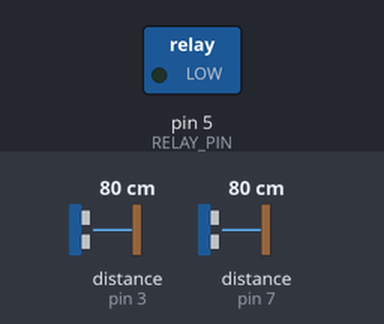
This sketch was run on a simulated Arduino Uno, built with avr-gcc and run on an emulated ATmega328P. Shown: switched loads named in the sketch (green lamp = pin HIGH). Wiring (inferred from the names in the program): 2 × ultrasonic range finder: trigger pin 2, echo pin 3 / trigger pin 6, echo pin 7. Inputs (shaded band) come from the test bench; at power-on: distance to the obstacle (sensors on pin 3, pin 7) 80 cm. The echo pulse lasts 58.3 µs per cm; pins used as bus, display or sensor lines are not drawn; what the sketch prints to the serial monitor is not drawn.

Above: at 0.15 s.
Timing chart, 0 to 7.0 s (numbered marks = the images above):
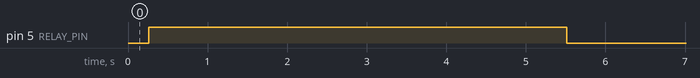

Measured:
- by itself, pin 5 (RELAY_PIN): LOW → HIGH at 0.26 s, → LOW 5.3 s later

The sketch:

neon_uno_firmware.ino
```cpp
const int TRIG_PIN1 = 2;
const int ECHO_PIN1 = 3;
const int TRIG_PIN2 = 6;
const int ECHO_PIN2 = 7;
const int RELAY_PIN = 5;

unsigned long previousTime = 0;
const long interval = 250; // 0.52 seconds
long previousDistance1 = 0, previousDistance2 = 0;
const long distanceChangeThreshold = 10; // Change threshold in cm
unsigned long lightOffStartTime = 0;
const long lightOffDelay = 5000; // 5 seconds delay
bool lightOn = false;

void setup() {
  pinMode(TRIG_PIN1, OUTPUT);
  pinMode(ECHO_PIN1, INPUT);
  pinMode(TRIG_PIN2, OUTPUT);
  pinMode(ECHO_PIN2, INPUT);
  pinMode(RELAY_PIN, OUTPUT);

  digitalWrite(RELAY_PIN, LOW); // Start with the relay off
  Serial.begin(9600);
}

long measureDistance(int triggerPin, int echoPin) {
  digitalWrite(triggerPin, LOW);
  delayMicroseconds(2);
  digitalWrite(triggerPin, HIGH);
  delayMicroseconds(10);
  digitalWrite(triggerPin, LOW);
  long duration = pulseIn(echoPin, HIGH);
  return duration * 0.034 / 2;
}

void loop() {
  unsigned long currentTime = millis();

  if (currentTime - previousTime >= interval) {
    long distance1 = measureDistance(TRIG_PIN1, ECHO_PIN1);
    long distance2 = measureDistance(TRIG_PIN2, ECHO_PIN2);

    Serial.print("Bottom Distance: ");
    Serial.print(distance1);
    Serial.println(" cm");
    Serial.print("Top Distance: ");
    Serial.print(distance2);
    Serial.println(" cm");

    if (abs(distance1 - previousDistance1) > distanceChangeThreshold || abs(distance2 - previousDistance2) > distanceChangeThreshold) {
      digitalWrite(RELAY_PIN, HIGH); // Turn on the light
      lightOn = true;
      lightOffStartTime = millis();
    } else if (lightOn && currentTime - lightOffStartTime >= lightOffDelay) {
      digitalWrite(RELAY_PIN, LOW); // Turn off the light after 3 seconds
      lightOn = false;
    }

    previousDistance1 = distance1;
    previousDistance2 = distance2;
    previousTime = currentTime;
  }
}
```
